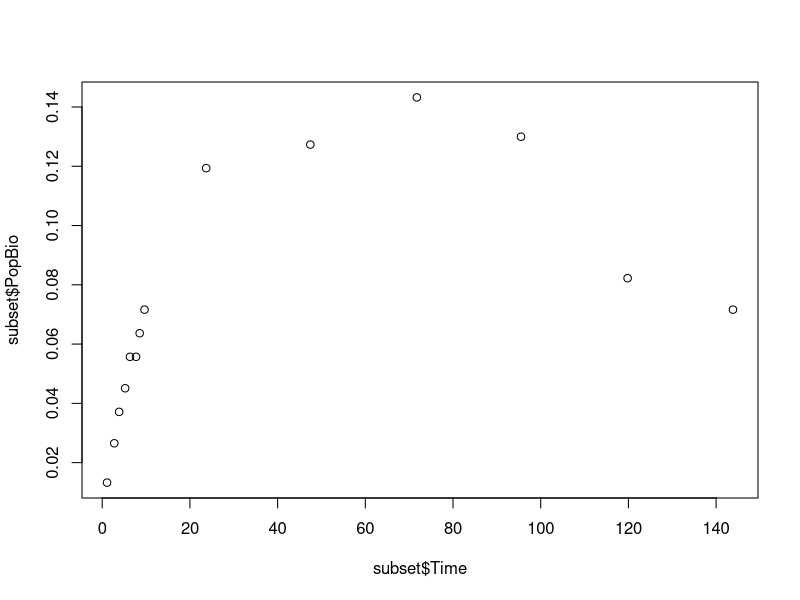
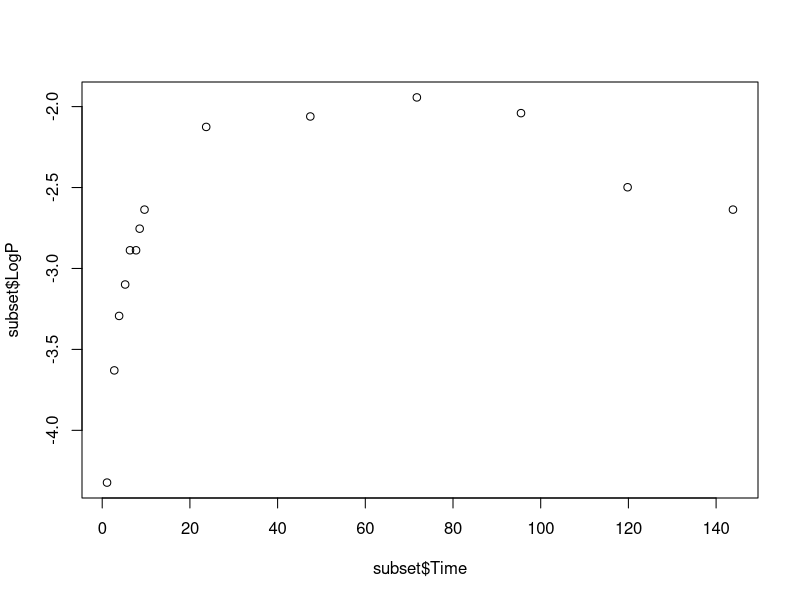

Here is the R script that generated these plots, in order:
data <- read.csv("../data/Data.csv", stringsAsFactors = F) 

# Subset single experiments
subset <- subset(data, ID == "1")
subset["LogP"] <- log(subset$PopBio)
head(subset)

plot(subset$Time, subset$PopBio)
plot(subset$Time, subset$LogP)